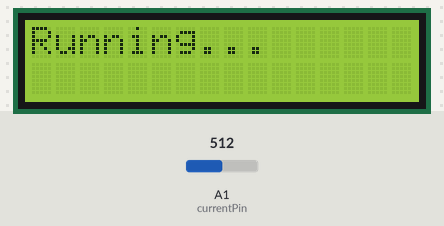
Recording of a sketch running on a simulated Arduino Uno, built with avr-gcc and run on an emulated ATmega328P. Parts: 16×2 character LCD. The inputs (shaded band) are chosen by the test bench; at power-on: A1 (currentPin) = 512.

Above: at 1.2 s.
1.3 s: A1 (currentPin) set to 716
At 3.2 s:
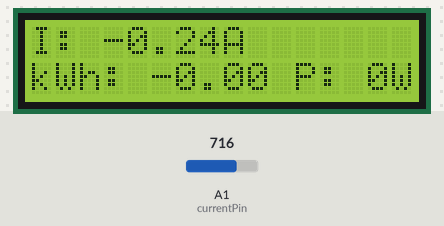
At 4.5 s:
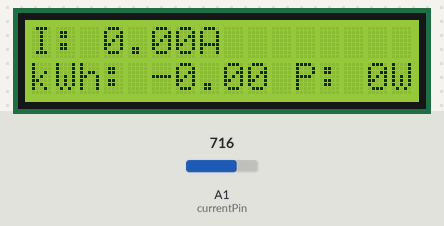
Timing chart, 0 to 6.0 s (numbered marks = the images above; inputs shaded):
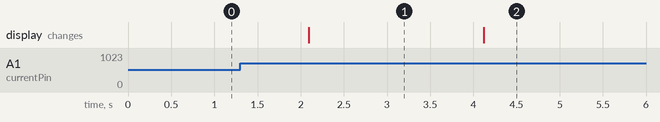

The sketch:

sketch_oct17a.ino
```cpp
#include <LiquidCrystal.h>

int currentPin = 1;                  // Assign CT input to pin 1
double kilos = 0;
int peakPower = 0;
LiquidCrystal lcd(8, 9, 4, 5, 6, 7); // Assign LCD screen pins, as per LCD shield requirements

void setup()
{
  lcd.begin(16, 2);                  // Initialize the LCD
  lcd.clear();
  lcd.setCursor(0, 0);               // Set cursor to column 0, row 0 (the first row)
  lcd.print("Running...");
}

void loop()
{
  int current = 0;
  int maxCurrent = 0;
  int minCurrent = 1000;

  // Monitor and log the current input for 200 cycles
  for (int i = 0; i < 200; i++) {
    current = analogRead(currentPin); // Read current input
    if (current >= maxCurrent)
      maxCurrent = current;
    else if (current <= minCurrent)
      minCurrent = current;
  }

  if (maxCurrent >= 517) {
    maxCurrent = 516;
  }

  double RMSCurrent = ((maxCurrent - 516) * 0.707) / 11.8337;    // Calculate RMS current
  int RMSPower = 220 * RMSCurrent;                                 // Calculate RMS Power
  if (RMSPower > peakPower) {
    peakPower = RMSPower;                                         // Update peak power
  }

  kilos += (RMSPower * (2.05 / 60 / 60 / 1000));                 // Calculate kilowatt hours used
  delay(2000);                                                    // Delay before next reading

  lcd.clear();

  // Display RMS Current on first row
  lcd.setCursor(0, 0);
  lcd.print("I: ");
  lcd.print(RMSCurrent, 2);                                      // Print current with 2 decimal places
  lcd.print("A");                                                // Display 'A'

  // Display Kilowatt hours and Peak Power on second row
  lcd.setCursor(0, 1);
  lcd.print("kWh: ");
  lcd.print(kilos, 2);                                          // Print kWh with 2 decimal places
  lcd.print(" P: ");
  lcd.print(peakPower);                                          // Display peak power in Watts
  lcd.print("W");
}
```

Measured:
- after the input at 1.3 s, the display: first differs from a run without the input after 2.8 s (image 2)
- what the display in image 1 shows lasts 2.0 s, from 2.1 s to 4.1 s
